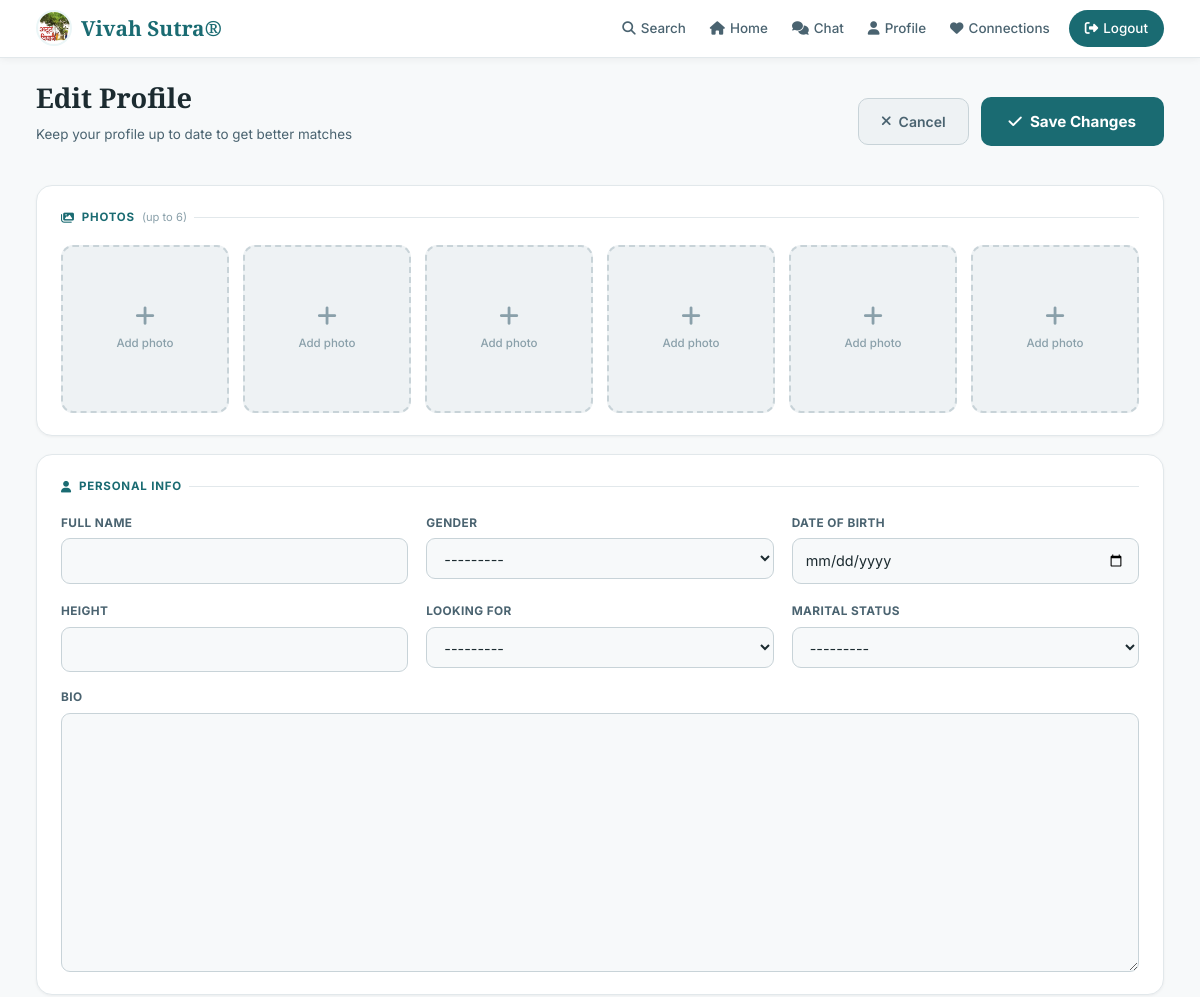
Page /auth/profile/edit/ (signed in, upper part) on the earlier database version.
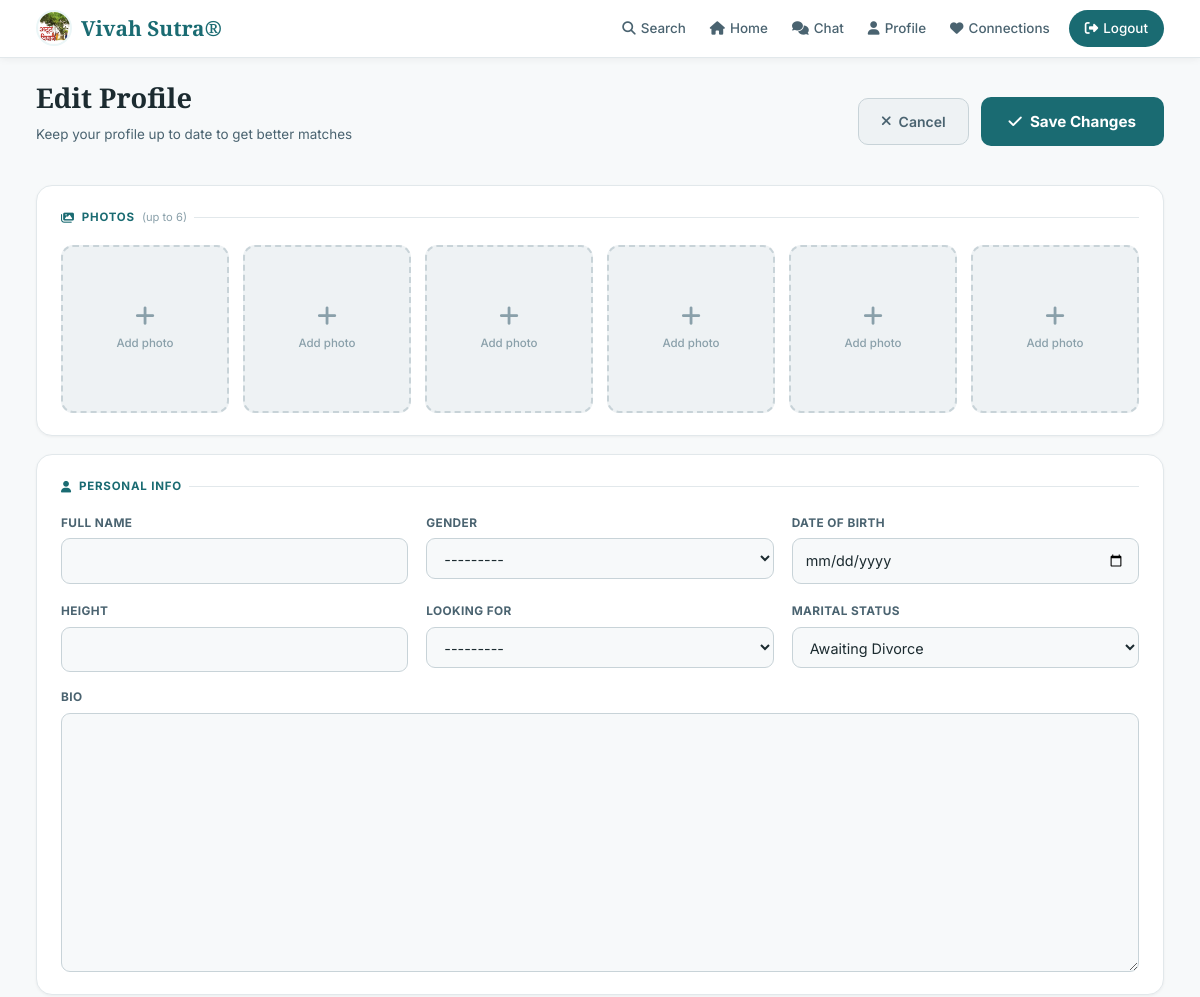
Same page on the later database version.
### user/models.py (models this page shows, shortened)
class Profile(models.Model):
    GENDER_CHOICES = User.GENDER_CHOICES
    RELIGION_CHOICES = [
        ('Hindu', 'Hindu'),
        ('Muslim', 'Muslim'),
        ('Christian', 'Christian'),
        ('Sikh', 'Sikh'),
        ('Other', 'Other'),
    ]
    LOOKING_FOR_CHOICES = [
        ('Bride', 'Bride'),
        ('Groom', 'Groom'),
        ('Other', 'Other'),
    ]
    MARITAL_STATUS_CHOICES = [
    ('Never Married', 'Never Married'),
    ('Married', 'Married'),
    ('Divorced', 'Divorced'),
    ('Awaiting Divorce', 'Awaiting Divorce'),
    ('Annulled', 'Annulled'),
    ('Widowed', 'Widowed'),
]
    user = models.OneToOneField(User, on_delete=models.CASCADE, related_name='profile')
    full_name = models.CharField(max_length=100, blank=True, null=True, db_index=True)
    gender = models.CharField(max_length=10, choices=GENDER_CHOICES, null=True, blank=True, db_index=True)
    date_of_birth = models.DateField(null=True, blank=True, db_index=True)
    age = models.PositiveSmallIntegerField(default=20, db_index=True)  # Small integer saves space
    city = models.CharField(max_length=100, null=True, blank=True, db_index=True)
    state = models.CharField(max_length=100, null=True, blank=True, db_index=True)
    country = models.CharField(max_length=100, default='India', db_index=True)
    phone1 = models.CharField(max_length=20, null=True, blank=True, db_index=True)
    phone2 = models.CharField(max_length=20, null=True, blank=True, db_index=True)
    height = models.CharField(max_length=30, null=True, blank=True, db_index=True)
    religion = models.CharField(max_length=20,choices=RELIGION_CHOICES, null=True, blank=True, db_index=True)
    caste = models.CharField(max_length=100, blank=True, null=True, db_index=True)
    gotra = models.CharField(max_length=100, blank=True, null=True, db_index=True)
    mother_tongue = models.CharField(max_length=100, null=True, blank=True, db_index=True)
    education = models.CharField(max_length=200, null=True, blank=True, db_index=True)
    profession = models.CharField(max_length=200, null=True, blank=True, db_index=True)
    income = models.CharField(max_length=100, null=True, blank=True, db_index=True)
    occupation = models.CharField(max_length=100, null=True, blank=True, db_index=True)
    looking_for = models.CharField(choices=LOOKING_FOR_CHOICES, null=True, blank=True, db_index=True, max_length=20)
    bio = models.TextField(blank=True, null=True)
    notes = models.TextField(blank=True, null=True)
    marital_status = models.CharField(
    max_length=20,
    choices=MARITAL_STATUS_CHOICES,
    null=True,
    blank=True,
    db_index=True
)
    created_at = models.DateTimeField(auto_now_add=True)
    class Meta:
        indexes = [
            models.Index(fields=['full_name']),
            models.Index(fields=['gender']),
            models.Index(fields=['city']),
            models.Index(fields=['state']),
            models.Index(fields=['country']),
            models.Index(fields=['religion']),
            models.Index(fields=['profession']),
            models.Index(fields=['looking_for']),
            models.Index(fields=['age']),
        ]

### user/views.py (the view)
# urls.py: path("profile/edit/", views.edit_profile, name="edit_profile"),
@login_required
def edit_profile(request):
    user = request.user
    profile = user.profile
    pictures = list(Picture.objects.filter(user=user).order_by("id").only("id", "picture_url", "is_profile")[:6])
    while len(pictures) < 6:
        pictures.append(None)
    if request.method == 'POST':
        form = ProfileForm(request.POST, request.FILES, instance=profile)
        if form.is_valid():
            form.save()
            for key, f in request.FILES.items():
                if not key.startswith('photos_'):
                    continue
                try:
                    url = upload_to_supabase(f, folder="user_photos")
                    Picture.objects.create(user=user, picture_url=url, is_profile=False)
                except Exception as e:
                    import logging
                    logging.getLogger(__name__).warning("Photo upload failed: %s", e)
            return redirect("view_profile")
    else:
        form = ProfileForm(instance=profile)
    return render(request, "user/profile/edit.html", {"form": form, "profile": profile, "pictures": pictures})

### user/forms.py
class ProfileForm(forms.ModelForm):
    class Meta:
        model = Profile
        fields = '__all__'
        exclude = ['user', 'created_at']
        widgets = {
            'date_of_birth': forms.DateInput(attrs={'type': 'date'}),
        }

### user/context_processors.py (called while the page is built)
def fallback_images(request):
    return {
        "DEFAULT_FEMALE_FALLBACK_URL": getattr(
            settings,
            "DEFAULT_FEMALE_FALLBACK_URL",
            "https://krtiayhjqgtsruzboour.supabase.co/storage/v1/object/public/media/profile_images/femaledefault.png"
        ),
        "DEFAULT_MALE_FALLBACK_URL": getattr(
            settings,
            "DEFAULT_MALE_FALLBACK_URL",
            "https://krtiayhjqgtsruzboour.supabase.co/storage/v1/object/public/media/profile_images/maledefault.png"
        ),
    }

### templates/user/profile/edit.html (shortened to what this page needs)
{% extends '../base.html' %}
{% load static %}
{% block content %}
<div class="pe-wrap">
  <form method="POST" enctype="multipart/form-data" id="editForm">
    <div class="pe-page-header">
      <div>
        <h1>Edit Profile</h1>
        <p>Keep your profile up to date to get better matches</p>
      </div>
      <div class="pe-actions" style="margin-bottom:0;padding-top:0;">
        <a href="{% url 'view_profile' %}" class="pe-cancel-btn">
          <i class="fas fa-times"></i> Cancel
        </a>
        <button type="submit" class="pe-save-btn">
          <i class="fas fa-check"></i> Save Changes
        </button>
      </div>
    </div>
    <div class="pe-section">
      <div class="pe-section-title"><i class="fas fa-images"></i> Photos <span style="font-weight:400;text-transform:none;letter-spacing:0;color:var(--text-3);font-size:.7rem;">(up to 6)</span></div>
      <div class="photo-grid">
        {% for pic in pictures %}
        <div class="photo-slot {% if pic %}has-image{% endif %}" id="slot-{{ forloop.counter0 }}">
          {% if pic %}
            <img src="{{ pic.picture_url }}" alt="Photo {{ forloop.counter }}" class="slot-img">
            <button type="button" class="slot-delete" onclick="deletePhoto({{ pic.id }}, {{ forloop.counter0 }})" title="Remove photo">
              <i class="fas fa-times"></i>
            </button>
          {% else %}
            <label style="width:100%;height:100%;display:flex;align-items:center;justify-content:center;cursor:pointer;">
              <div class="slot-add-icon">
                <i class="fas fa-plus"></i>
                <span>Add photo</span>
              </div>
            </label>
          {% endif %}
        </div>
        {% endfor %}
      </div>
    </div>
    <div class="pe-section">
      <div class="pe-section-title"><i class="fas fa-user"></i> Personal Info</div>
      <div class="pe-grid">
        {% for field in form %}{% if field.name == 'full_name' or field.name == 'gender' or field.name == 'date_of_birth' or field.name == 'height' or field.name == 'marital_status' or field.name == 'looking_for' %}
          <div class="pe-field">
            <label for="{{ field.id_for_label }}">{{ field.label }}</label>
            {{ field }}
          </div>
        {% endif %}{% endfor %}
      </div>
      {% for field in form %}{% if field.name == 'bio' %}
      <div class="pe-field" style="margin-top:16px;">
        <label for="{{ field.id_for_label }}">{{ field.label }}</label>
        {{ field }}
      </div>
      {% endif %}{% endfor %}
    </div>
  </form>
</div>
{% endblock %}

Differences in the rows shown:
changed Profile: marital_status "---------" → "Awaiting Divorce"
